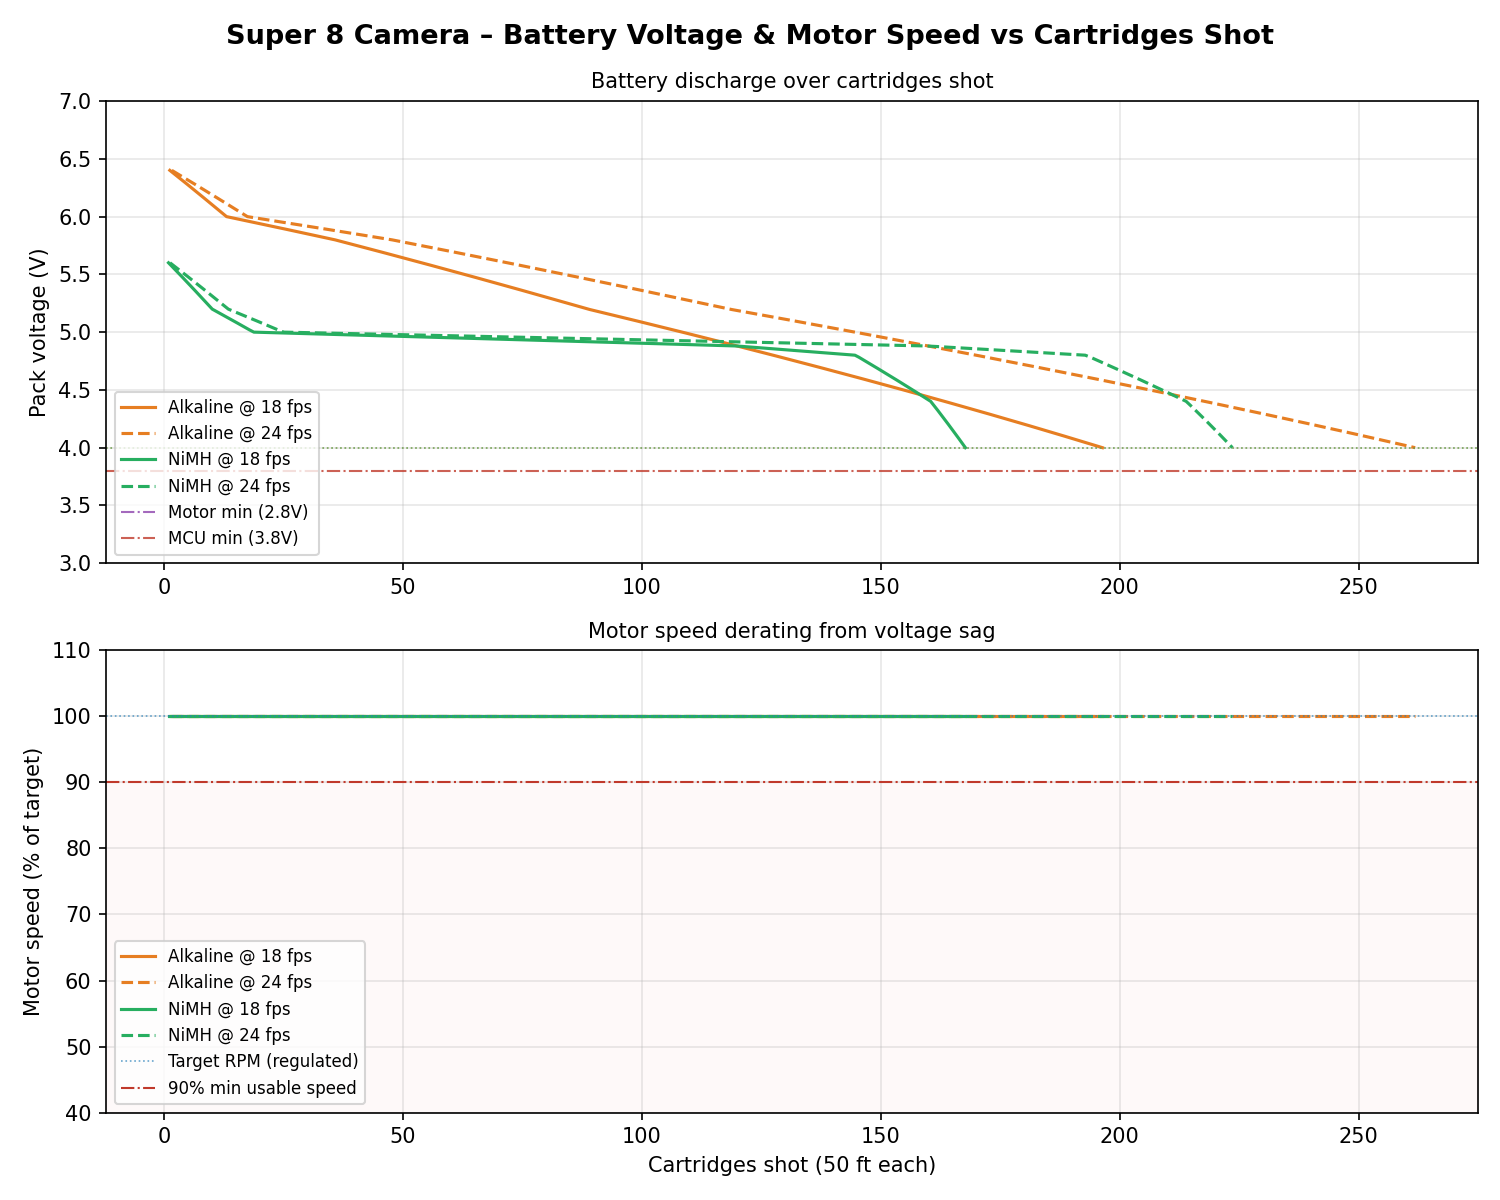

Source code (Python):
#!/usr/bin/env python3
"""Super 8 Camera Battery Life Calculator

Models total system power draw, estimates runtime and cartridges per
battery set, and plots a voltage-sag derating curve showing how motor
speed degrades over the discharge cycle.

Power source: 4x AA cells in series (6V nominal).
"""

import numpy as np
import matplotlib
matplotlib.use("Agg")
import matplotlib.pyplot as plt


# ---------------------------------------------------------------------------
# Battery specifications
# ---------------------------------------------------------------------------
NUM_CELLS = 4

BATTERY_TYPES = {
    "Alkaline": {
        "capacity_mAh": 2800,       # at moderate drain (~200 mA)
        "v_fresh": 1.60,            # V per cell, fresh off shelf
        "v_nominal": 1.50,          # V per cell, nominal
        "v_cutoff": 1.00,           # V per cell, effective empty
        # Piecewise-linear discharge profile: (fraction_used, voltage_per_cell)
        # Approximates a typical alkaline AA curve at ~200 mA drain
        "discharge_curve": [
            (0.00, 1.60),
            (0.05, 1.50),
            (0.15, 1.45),
            (0.40, 1.30),
            (0.60, 1.20),
            (0.80, 1.10),
            (0.90, 1.05),
            (1.00, 1.00),
        ],
    },
    "NiMH": {
        "capacity_mAh": 2000,
        "v_fresh": 1.40,
        "v_nominal": 1.20,
        "v_cutoff": 1.00,
        # NiMH has a flatter discharge plateau
        "discharge_curve": [
            (0.00, 1.40),
            (0.05, 1.30),
            (0.10, 1.25),
            (0.70, 1.22),
            (0.85, 1.20),
            (0.90, 1.15),
            (0.95, 1.10),
            (1.00, 1.00),
        ],
    },
}


# ---------------------------------------------------------------------------
# Component current draws (mA)
# ---------------------------------------------------------------------------
COMPONENTS = {
    "DC motor (FF-130, loaded)":  200.0,
    "STM32L0 MCU (active)":        5.0,
    "Motor driver IC (quiescent)":  2.0,
    "Metering photodiode circuit":  1.0,
    "Voltage regulators (2x)":      0.1,   # 50 uA each
    "Viewfinder LED":              10.0,
}


# ---------------------------------------------------------------------------
# Camera parameters
# ---------------------------------------------------------------------------
FRAME_RATES = [18, 24]

# Cartridge run times (50 ft Super 8 cartridge)
CARTRIDGE_TIME = {18: 3.333, 24: 2.500}  # minutes

# Mabuchi FF-130 motor characteristics
MOTOR_RATED_RPM = 6600   # at rated voltage
MOTOR_RATED_V = 3.0      # rated voltage
MOTOR_NO_LOAD_RPM = 9600 # free-running RPM at rated voltage

# The motor driver uses PWM to regulate the motor to the target shaft RPM.
# Under load the motor needs a certain voltage to sustain the required RPM.
# The driver can deliver at most (V_pack - driver_drop) to the motor.
# When pack voltage sags below what the driver needs, it can no longer
# maintain the target RPM and the motor (and frame rate) slows down.
DRIVER_DROP_V = 0.3       # H-bridge / driver saturation drop (V)
MCU_REG_HEADROOM_V = 0.5  # LDO headroom for 3.3V MCU regulator

# Target motor voltages at each fps (derived from drivetrain gear ratios):
#   main_shaft_rpm = fps * 60
#   gear_ratio = MOTOR_RATED_RPM / main_shaft_rpm  (from drivetrain calc)
#   motor_rpm_needed = main_shaft_rpm * gear_ratio = fps * 60 * gear_ratio
#   But with load, motor draws current and speed drops from back-EMF.
#   V_motor = V_rated * (RPM_target / RPM_no_load_at_rated)  approximately
# For a loaded FF-130 at the required RPMs:
#   18 fps: shaft=1080 RPM, gear=6.11:1, motor=6600 RPM -> V~2.06V
#   24 fps: shaft=1440 RPM, gear=4.58:1, motor=6600 RPM -> V~2.06V
# Both need ~2.1V at the motor terminals (same motor RPM, different gearing).
# Under load the motor draws more current, increasing I*R losses in the
# windings, so we need somewhat more voltage.  Estimate ~2.5V under load.
MOTOR_V_NEEDED_LOADED = 2.5  # V needed at motor terminals under load


# ---------------------------------------------------------------------------
# Calculations
# ---------------------------------------------------------------------------

def total_system_current_mA():
    """Sum of all component draws at nominal voltage."""
    return sum(COMPONENTS.values())


def system_current_at_voltage(v_pack, v_nominal):
    """Estimate real system current accounting for constant-power motor load.

    The motor driver maintains target RPM via PWM.  As voltage drops, the
    driver increases duty cycle, drawing more current to deliver the same
    mechanical power.  P = V * I = const, so I increases as V decreases.

    Other components (MCU, LED, etc.) draw roughly constant current.
    """
    motor_nominal_mA = COMPONENTS["DC motor (FF-130, loaded)"]
    other_mA = sum(v for k, v in COMPONENTS.items()
                   if k != "DC motor (FF-130, loaded)")

    # Motor current scales inversely with voltage (constant power)
    # Clamp ratio to avoid unrealistic values at very low voltage
    v_ratio = max(v_pack / v_nominal, 0.5)
    motor_current = motor_nominal_mA / v_ratio

    return motor_current + other_mA


def runtime_minutes(capacity_mAh, current_mA):
    """Ideal runtime in minutes from capacity and current."""
    return (capacity_mAh / current_mA) * 60


def cartridges_per_set(runtime_min, fps):
    """Number of 50-ft cartridges that fit in the runtime."""
    return runtime_min / CARTRIDGE_TIME[fps]


def interpolate_discharge(curve, n_points=200):
    """Interpolate a discharge curve to n evenly-spaced points.

    Returns (fraction_used, voltage_per_cell) arrays.
    """
    fracs = [p[0] for p in curve]
    volts = [p[1] for p in curve]
    frac_interp = np.linspace(0, 1, n_points)
    volt_interp = np.interp(frac_interp, fracs, volts)
    return frac_interp, volt_interp


def motor_speed_fraction(pack_voltage):
    """Motor speed as fraction of target RPM given pack voltage.

    The motor driver regulates via PWM to maintain target RPM as long as the
    pack voltage is high enough.  Once V_pack drops below the minimum needed
    (motor voltage + driver drop), the driver saturates at 100% duty and motor
    speed becomes proportional to available voltage.

    Returns 1.0 when pack can sustain target, <1.0 when it cannot.
    """
    v_available = max(pack_voltage - DRIVER_DROP_V, 0)
    v_needed = MOTOR_V_NEEDED_LOADED

    if v_available >= v_needed:
        return 1.0
    else:
        return v_available / v_needed


def derating_curve(btype, fps, n_points=200):
    """Compute voltage-sag derating over battery life.

    Returns dict with arrays for plotting and the cartridge-count axis.
    """
    info = BATTERY_TYPES[btype]
    frac, v_cell = interpolate_discharge(info["discharge_curve"], n_points)
    v_pack = v_cell * NUM_CELLS
    v_nom = info["v_nominal"] * NUM_CELLS

    # Compute current at each point in the discharge and integrate for runtime.
    # Each step consumes a fraction (1/n_points) of total capacity.
    nominal_current = total_system_current_mA()
    capacity_mAh = info["capacity_mAh"]
    slice_mAh = capacity_mAh / n_points  # charge consumed per slice

    currents = np.array([system_current_at_voltage(v, v_nom) for v in v_pack])
    slice_hours = slice_mAh / currents  # hours per slice
    time_min = np.cumsum(slice_hours) * 60
    total_runtime_min = time_min[-1]
    carts = time_min / CARTRIDGE_TIME[fps]

    speed_frac = np.array([motor_speed_fraction(v) for v in v_pack])
    effective_fps = fps * speed_frac

    # Usable cartridges: motor can still hit target RPM (speed_frac == 1.0)
    regulated_mask = speed_frac >= 1.0
    regulated_carts = carts[regulated_mask][-1] if np.any(regulated_mask) else 0

    # Degraded but usable: speed >= 90% of target
    usable_mask = speed_frac >= 0.90
    usable_carts = carts[usable_mask][-1] if np.any(usable_mask) else 0

    # MCU minimum voltage (3.3V LDO needs headroom)
    mcu_min_pack_v = 3.3 + MCU_REG_HEADROOM_V  # 3.8V
    mcu_alive_mask = v_pack >= mcu_min_pack_v
    mcu_alive_carts = carts[mcu_alive_mask][-1] if np.any(mcu_alive_mask) else 0

    return {
        "frac": frac,
        "v_pack": v_pack,
        "time_min": time_min,
        "cartridges": carts,
        "speed_frac": speed_frac,
        "effective_fps": effective_fps,
        "regulated_cartridges": regulated_carts,
        "usable_cartridges": usable_carts,
        "mcu_alive_cartridges": mcu_alive_carts,
        "total_runtime_min": total_runtime_min,
        "total_cartridges": carts[-1],
    }


# ---------------------------------------------------------------------------
# Console report
# ---------------------------------------------------------------------------

def print_report():
    sep = "=" * 68
    print(sep)
    print("  SUPER 8 CAMERA BATTERY LIFE CALCULATOR")
    print(sep)

    # Component breakdown
    print()
    print("  Component current draw:")
    total = 0
    for name, ma in COMPONENTS.items():
        print(f"    {name:<34} {ma:>7.1f} mA")
        total += ma
    print(f"    {'':─<34} {'':─>7}───")
    print(f"    {'TOTAL SYSTEM CURRENT':<34} {total:>7.1f} mA")

    print()
    print(f"  Power source: {NUM_CELLS}x AA cells in series")
    print()

    # Per-battery-type, per-fps results
    for btype, info in BATTERY_TYPES.items():
        v_nom = info["v_nominal"] * NUM_CELLS
        print(f"  ┌── {btype} ({info['capacity_mAh']} mAh, "
              f"{v_nom:.1f}V nominal) ──")

        for fps in FRAME_RATES:
            dr = derating_curve(btype, fps)

            print(f"  │")
            print(f"  │  @ {fps} fps  "
                  f"(cartridge = {CARTRIDGE_TIME[fps]:.1f} min):")
            print(f"  │    Runtime (integrated):      "
                  f"{dr['total_runtime_min']:>6.1f} min")
            print(f"  │    Cartridges (total energy):  "
                  f"{dr['total_cartridges']:>5.1f}")
            print(f"  │    Cartridges (regulated):     "
                  f"{dr['regulated_cartridges']:>5.1f}  "
                  f"(motor holds target RPM)")
            print(f"  │    Cartridges (>90% speed):    "
                  f"{dr['usable_cartridges']:>5.1f}  "
                  f"(degraded but usable)")
            print(f"  │    Cartridges (MCU alive):     "
                  f"{dr['mcu_alive_cartridges']:>5.1f}  "
                  f"(V_pack >= 3.8V)")

        print(f"  └{'':─<50}")
        print()

    print(sep)


# ---------------------------------------------------------------------------
# Plotting
# ---------------------------------------------------------------------------

def plot_derating(filename="super8_battery_life.png"):
    fig, axes = plt.subplots(2, 1, figsize=(10, 8))
    fig.suptitle("Super 8 Camera – Battery Voltage & Motor Speed vs Cartridges Shot",
                 fontsize=13, fontweight="bold")

    colors = {"Alkaline": "#e67e22", "NiMH": "#27ae60"}
    styles = {18: "-", 24: "--"}

    # --- Top plot: pack voltage vs cartridges ---
    ax1 = axes[0]
    for btype in BATTERY_TYPES:
        for fps in FRAME_RATES:
            dr = derating_curve(btype, fps)
            lbl = f"{btype} @ {fps} fps"
            ax1.plot(dr["cartridges"], dr["v_pack"],
                     color=colors[btype], linestyle=styles[fps],
                     linewidth=1.5, label=lbl)

    # Cutoff lines
    for btype, info in BATTERY_TYPES.items():
        v_cut = info["v_cutoff"] * NUM_CELLS
        ax1.axhline(v_cut, color=colors[btype], linestyle=":",
                    linewidth=0.8, alpha=0.6)

    # Motor driver saturation voltage & MCU minimum
    v_motor_min = MOTOR_V_NEEDED_LOADED + DRIVER_DROP_V
    ax1.axhline(v_motor_min, color="#8e44ad", linestyle="-.", linewidth=1.0,
                alpha=0.8, label=f"Motor min ({v_motor_min:.1f}V)")
    mcu_min = 3.3 + MCU_REG_HEADROOM_V
    ax1.axhline(mcu_min, color="#c0392b", linestyle="-.", linewidth=1.0,
                alpha=0.8, label=f"MCU min ({mcu_min:.1f}V)")

    ax1.set_ylabel("Pack voltage (V)")
    ax1.set_title("Battery discharge over cartridges shot", fontsize=10)
    ax1.legend(fontsize=8, loc="lower left")
    ax1.grid(True, alpha=0.3)
    ax1.set_ylim(3.0, 7.0)

    # --- Bottom plot: motor speed fraction vs cartridges ---
    ax2 = axes[1]
    for btype in BATTERY_TYPES:
        for fps in FRAME_RATES:
            dr = derating_curve(btype, fps)
            lbl = f"{btype} @ {fps} fps"
            ax2.plot(dr["cartridges"], dr["speed_frac"] * 100,
                     color=colors[btype], linestyle=styles[fps],
                     linewidth=1.5, label=lbl)

    # Threshold lines
    ax2.axhline(100, color="#2980b9", linestyle=":", linewidth=0.8,
                alpha=0.7, label="Target RPM (regulated)")
    ax2.axhline(90, color="#c0392b", linestyle="-.", linewidth=1.0,
                label="90% min usable speed")

    # Shade degraded zone
    ax2.axhspan(0, 90, color="#fee2e2", alpha=0.2, zorder=0)

    ax2.set_ylabel("Motor speed (% of target)")
    ax2.set_xlabel("Cartridges shot (50 ft each)")
    ax2.set_title("Motor speed derating from voltage sag", fontsize=10)
    ax2.legend(fontsize=8, loc="lower left")
    ax2.grid(True, alpha=0.3)
    ax2.set_ylim(40, 110)

    plt.tight_layout()
    fig.savefig(filename, dpi=150)
    print(f"\n  Plot saved to {filename}")
    plt.close(fig)


# ---------------------------------------------------------------------------
# Main
# ---------------------------------------------------------------------------

def main():
    print_report()
    plot_derating()


if __name__ == "__main__":
    main()
